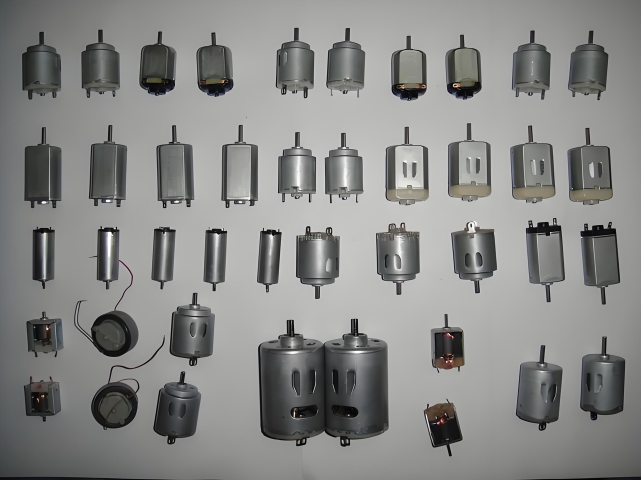
#> input picture motors.png, 1281 x 960 px (shown at 1/2 size)
$ python main.py
#> lines starting #> are read from the running program, lines starting #| are printed output that depends on the picture; after the words box and inside, x2 and y2 are one past the last pixel; in counts of white or black regions, pixels touching at a corner belong together
#> in count_motors_multi_template, target_img is the input picture: shape (960, 1281, 3); mean B, G, R 134.7, 136.2, 135.9
import cv2  # 导入OpenCV库，用于图像处理、模板匹配等核心操作
import numpy as np  # 导入numpy库，用于数组运算和数值处理
from glob import glob  # 导入glob模块，用于批量获取模板文件路径


def global_non_max_suppression(all_boxes, iou_threshold=0.15):
    """
    全局非极大值抑制（NMS）：去除所有匹配结果中的重复框，确保每个电机只被标注一次
    参数说明：
        all_boxes: 所有模板匹配到的原始框列表，格式为[[x1, y1, x2, y2], ...]
                   其中(x1,y1)是框的左上角坐标，(x2,y2)是右下角坐标
        iou_threshold: 交并比（IOU）阈值（范围0~1）
                       - 作用：判断两个框是否为重复框（重叠程度）
                       - 数值越小：去重越严格（即使轻微重叠也会被过滤）
                       - 默认0.15：适合电机排列较密集的场景
    返回值：
        去重后的框列表，格式与输入一致
    """
    # 若没有匹配框，直接返回空列表
    if len(all_boxes) == 0:
        return []

    # 将框列表转换为numpy数组，方便批量计算
    boxes = np.array(all_boxes, dtype=np.float32)
    # 提取所有框的坐标（x1左上角x，y1左上角y，x2右下角x，y2右下角y）
    x1 = boxes[:, 0]
    y1 = boxes[:, 1]
    x2 = boxes[:, 2]
    y2 = boxes[:, 3]

    # 计算每个框的面积（用于后续交并比计算）
    areas = (x2 - x1 + 1) * (y2 - y1 + 1)
    # 按框的右下角y坐标排序（用于迭代筛选，确保从下到上处理框）
    indices = np.argsort(y2)
    keep = []  # 存储最终保留的框的索引

    # 迭代筛选非重复框
    while len(indices) > 0:
        # 保留当前最底部的框（最后一个索引，视为可信度较高的框）
        last = len(indices) - 1
        i = indices[last]
        keep.append(i)

        # 计算当前框与其他所有框的交叠区域坐标
        xx1 = np.maximum(x1[i], x1[indices[:last]])  # 交叠区域左上角x
        yy1 = np.maximum(y1[i], y1[indices[:last]])  # 交叠区域左上角y
        xx2 = np.minimum(x2[i], x2[indices[:last]])  # 交叠区域右下角x
        yy2 = np.minimum(y2[i], y2[indices[:last]])  # 交叠区域右下角y

        # 计算交叠区域的宽和高（确保非负，避免无效值）
        w = np.maximum(0.0, xx2 - xx1 + 1)
        h = np.maximum(0.0, yy2 - yy1 + 1)
        inter = w * h  # 交叠区域的面积

        # 计算交并比（IOU）：交叠面积 / 并集面积（并集=两框面积和-交叠面积）
        iou = inter / (areas[i] + areas[indices[:last]] - inter)

        # 保留交并比小于阈值的框（移除与当前框重叠严重的框）
        indices = indices[:last][iou <= iou_threshold]

    # 将保留的框转换为整数坐标（图像坐标为整数）并返回
    return [boxes[i].astype(np.int32) for i in keep]


def match_template_single(target_img, template_path, threshold=0.75):
    """
    单模板多尺度匹配：用单个电机模板在目标图像中匹配同类电机，支持不同尺寸的电机
    参数说明：
        target_img: 目标图像（BGR格式，即原始彩色图）
        template_path: 单个电机模板的路径（需为.png格式灰度图，建议仅包含电机主体）
        threshold: 匹配阈值（范围0~1）
                   - 作用：筛选匹配度高的区域（得分≥阈值才视为有效匹配）
                   - 数值越大：匹配越严格（仅保留高度相似的区域，减少误检但可能漏检）
                   - 数值越小：匹配越宽松（保留更多潜在目标，可能增加误检）
    返回值：
        该模板匹配到的所有框列表，格式为[[x1, y1, x2, y2], ...]
    """
#> called with template_path = 'templates/img.png', threshold = 0.71
    # 读取模板图像（以灰度图方式，减少计算量并突出轮廓特征）
    template = cv2.imread(template_path, 0)  # 0表示强制转为灰度图
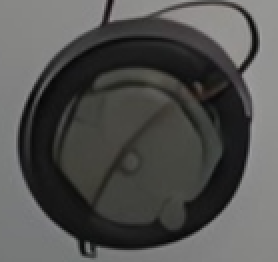
#> input picture templates/img.png, 139 x 131 px (shown 2 times larger)
#> template: shape (131, 139); min 5, max 161, mean 80.7
    if template is None:  # 若模板读取失败（路径错误或文件损坏），跳过该模板
        print(f"警告：模板 {template_path} 读取失败，已自动跳过")
        return []
    h, w = template.shape[:2]  # 获取模板的高度和宽度（用于计算匹配框尺寸）
#> h = 131; w = 139

    # 将目标图像转为灰度图（消除颜色干扰，加快匹配速度）
    target_gray = cv2.cvtColor(target_img, cv2.COLOR_BGR2GRAY)
    match_boxes = []  # 存储当前模板匹配到的所有框

    # 多尺度匹配：在不同缩放比例下搜索电机（处理电机大小差异）
    # np.linspace(0.8, 1.6, 16)：生成16个从0.8到1.6的缩放比例（覆盖电机可能的尺寸范围）
    # [::-1]：反转顺序，从大到小匹配（优先处理大尺寸，减少无效计算）
    for scale in np.linspace(0.8, 1.6, 16)[::-1]:
        # 按当前比例缩放目标图像（模拟模板放大/缩小，避免模板变形）
        resized = cv2.resize(
            target_gray,
            (int(target_gray.shape[1] * scale),  # 缩放后的图像宽度
             int(target_gray.shape[0] * scale))   # 缩放后的图像高度
        )
        # 计算缩放比例（用于将匹配结果还原到原始图像尺寸）
        r = target_gray.shape[1] / resized.shape[1]

        # 若缩放后的图像小于模板，停止该尺度匹配（避免无效计算）
        if resized.shape[0] < h or resized.shape[1] < w:
            break

        # 模板匹配：使用归一化相关系数法（TM_CCOEFF_NORMED）
        # 特点：对亮度变化有一定鲁棒性，匹配得分范围为0~1（1表示完全匹配）
        result = cv2.matchTemplate(resized, template, cv2.TM_CCOEFF_NORMED)
        # 提取匹配得分≥阈值的位置（满足条件的潜在电机区域）
        loc = np.where(result >= threshold)

        # 遍历所有符合条件的匹配位置，计算并记录匹配框（还原到原图尺寸）
        for pt in zip(*loc[::-1]):  # pt为缩放后图像中的匹配框左上角坐标
            x1 = int(pt[0] * r)  # 转换为原始图像的左上角x坐标
            y1 = int(pt[1] * r)  # 转换为原始图像的左上角y坐标
            x2 = int(x1 + w * r)  # 转换为原始图像的右下角x坐标（模板宽度×缩放比例）
            y2 = int(y1 + h * r)  # 转换为原始图像的右下角y坐标（模板高度×缩放比例）
            match_boxes.append([x1, y1, x2, y2])  # 保存当前匹配框
#> this loop made 16 passes
#> loc on passes 1 to 12: (empty array, empty array), (empty array, empty array), (empty array, empty array), (empty array, empty array), (empty array, empty array), 261 positions, rows 816 to 1021, columns 229 to 245, 340 positions, rows 779 to 978, columns 217 to 232, 349 positions, rows 743 to 935, columns 204 to 220, 285 positions, rows 708 to 891, columns 194 to 207, 60 positions, rows 834 to 843, columns 183 to 193, (empty array, empty array), (empty array, empty array)
#> pass 1, in match_template_single, `result = cv2.matchTemplate(resized, template, cv2.TM_CCOEFF_NORMED)`:
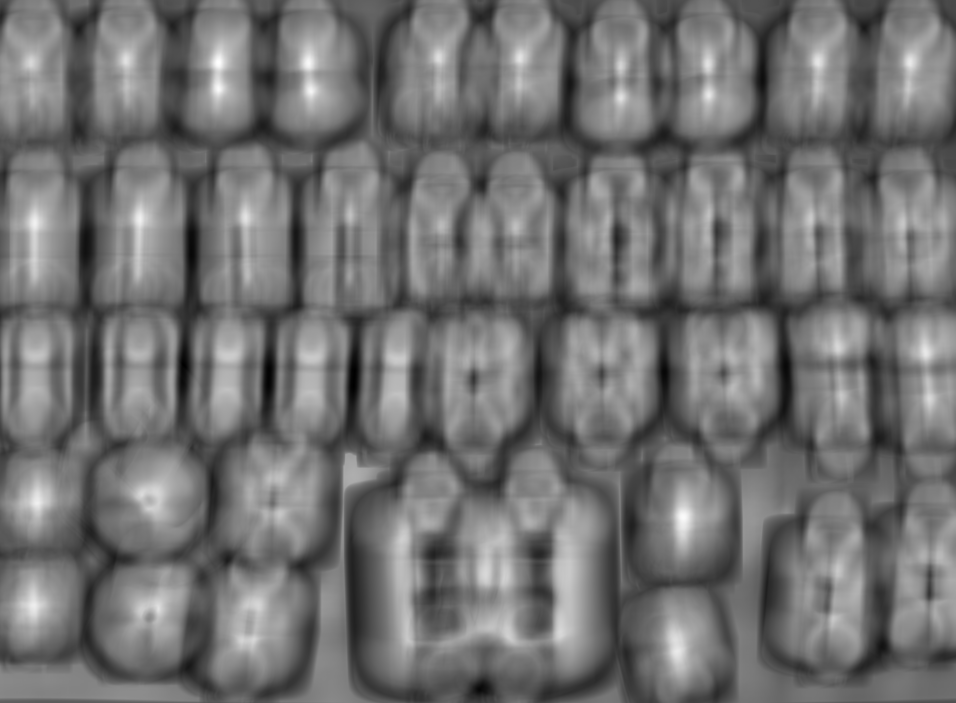
#> result: shape (1406, 1911) float32 (shown at 1/2 size); min -0.551, max 0.659, mean -0.0123; drawn with min black and max white
#> after the loop:
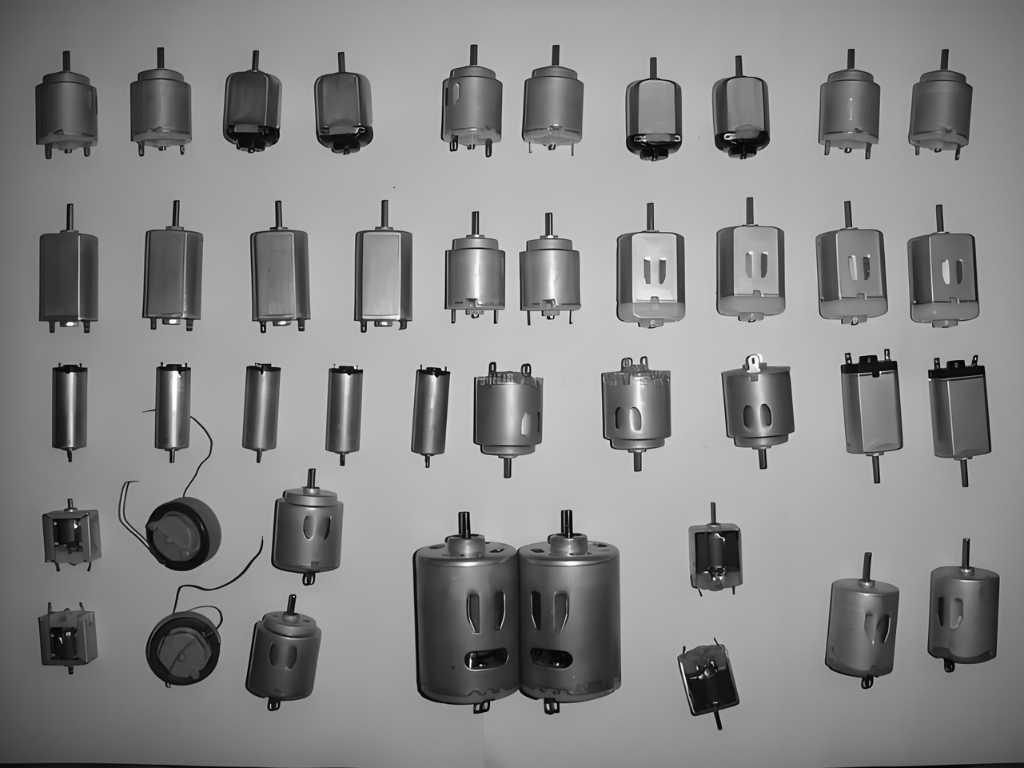
#> resized: shape (768, 1024); min 0, max 255, mean 136
#> after the loop, match_boxes = 1295 items, first 6: [175, 612, 279, 710], [176, 612, 280, 710], [177, 612, 281, 710], [174, 612, 278, 710], [174, 612, 278, 710], [175, 612, 279, 710]

    return match_boxes  # 返回该模板匹配到的所有框


def count_motors_multi_template(target_path, template_dir):
    """
    多模板匹配计数主函数：整合所有模板的匹配结果，去重后统计电机数量并标注
    参数说明：
        target_path: 目标图像路径（包含多个电机的原始图像，如"motors.png"）
        template_dir: 模板文件夹路径（存放所有电机模板的文件夹，如"templates"）
    返回值：
        电机数量（整数），标注后的结果图像（BGR格式）
    """
    # 读取目标图像（BGR格式，用于后续标注结果）
    target_img = cv2.imread(target_path)
    if target_img is None:  # 若目标图像读取失败，返回0和空
        print(f"错误：目标图像 {target_path} 读取失败，请检查路径是否正确")
        return 0, target_img

    # 1. 收集所有模板的匹配框（未去重）
    all_raw_boxes = []  # 存储所有模板匹配到的原始框（可能存在重复）
    # 获取模板文件夹中所有.png格式的模板路径
    template_paths = glob(f"{template_dir}/*.png")
    if not template_paths:  # 若模板文件夹为空，返回0和原图
        print(f"警告：模板文件夹 {template_dir} 中未找到.png格式的模板文件")
        return 0, target_img

    # 遍历每个模板，调用单模板匹配函数，汇总所有匹配框
    for template_path in template_paths:
        # 调用单模板匹配（当前阈值0.7：中等严格度，平衡检出率和误检率）
        boxes = match_template_single(target_img, template_path, threshold=0.71)
#> boxes has the same summary as match_boxes in match_template_single
        all_raw_boxes.extend(boxes)  # 将当前模板的匹配框添加到总列表
#> pass 2 of the loop in count_motors_multi_template, `for template_path in template_paths:`:
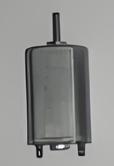
#> input picture templates/motor_template1.png, 114 x 166 px
#> template: shape (166, 114)
#> the loop in match_template_single (call 2), `for scale in np.linspace(0.8, 1.6, 16)[::-1]:` made 16 passes
#> pass 1, in match_template_single (call 2), `result = cv2.matchTemplate(resized, template, cv2.TM_CCOEFF_NORMED)`:
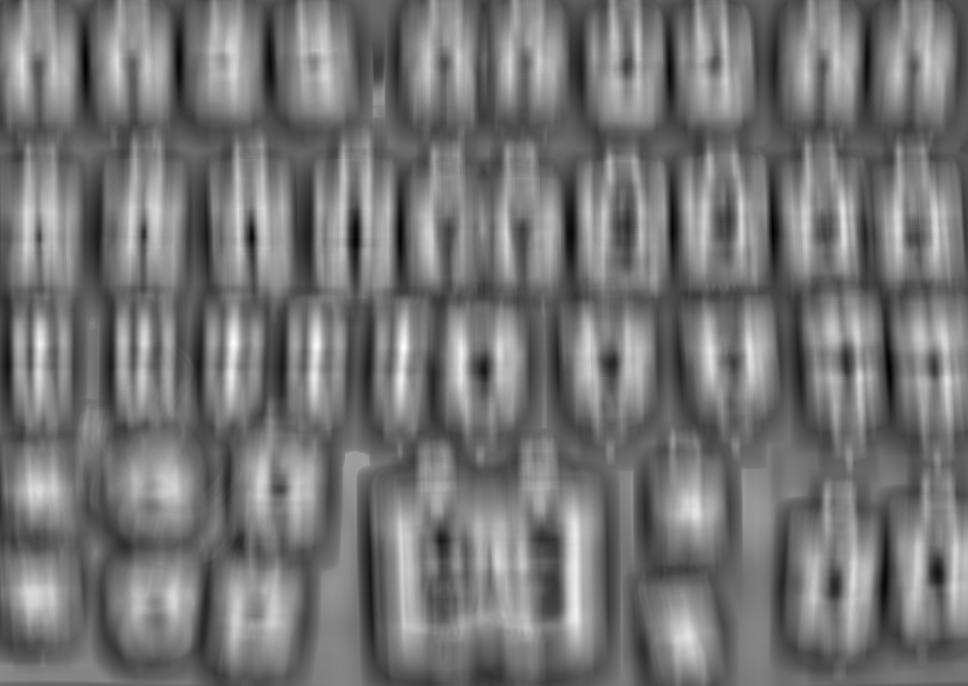
#> result: shape (1371, 1936) float32 (shown at 1/2 size); min -0.549, max 0.629, mean -0.0091; drawn with min black and max white
#> pass 3, in match_template_single (call 2), `result = cv2.matchTemplate(resized, template, cv2.TM_CCOEFF_NORMED)`:
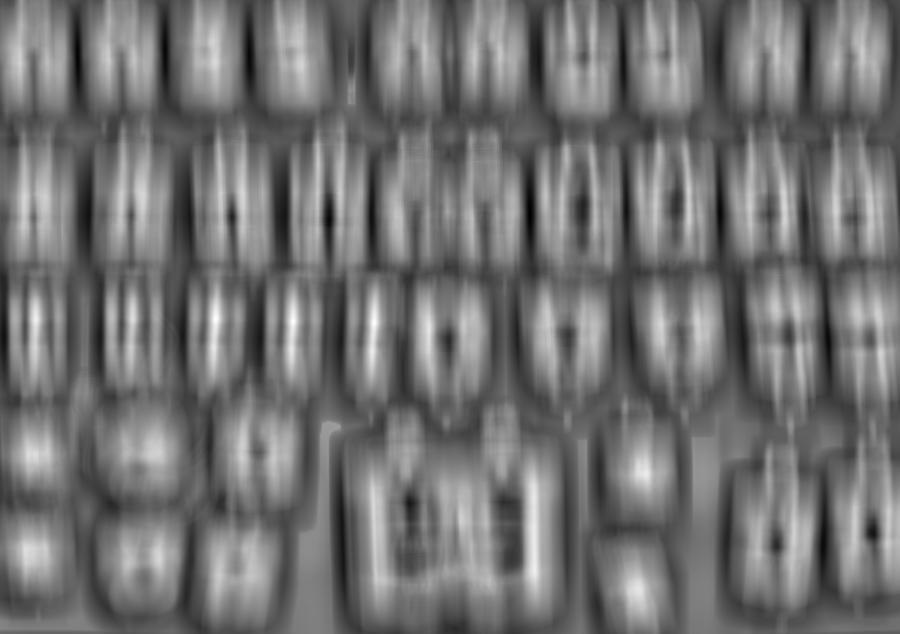
#> result: shape (1268, 1799) float32 (shown at 1/2 size); min -0.528, max 0.639, mean -0.0069; drawn with min black and max white
#> after the loop in match_template_single (call 2), `for scale in np.linspace(0.8, 1.6, 16)[::-1]:`: match_boxes = 723 items, first 6: [290, 236, 408, 409], [290, 237, 408, 410], [291, 237, 409, 410], [289, 238, 407, 411], [290, 238, 408, 411], [291, 238, 409, 411]
#> boxes has the same summary as match_boxes in match_template_single
#> pass 3 of the loop in count_motors_multi_template, `for template_path in template_paths:`:
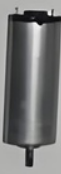
#> input picture templates/motor_template10.png, 61 x 174 px
#> template: shape (174, 61)
#> the loop in match_template_single (call 3), `for scale in np.linspace(0.8, 1.6, 16)[::-1]:` made 16 passes
#> loc on passes 1 to 8: (empty array, empty array), (empty array, empty array), (empty array, empty array), (empty array, empty array), 43 positions, rows 619 to 627, columns 87 to 717, 215 positions, rows 592 to 608, columns 82 to 689, 316 positions, rows 565 to 584, columns 76 to 660, 320 positions, rows 539 to 558, columns 72 to 631
#> pass 1, in match_template_single (call 3), `result = cv2.matchTemplate(resized, template, cv2.TM_CCOEFF_NORMED)`:
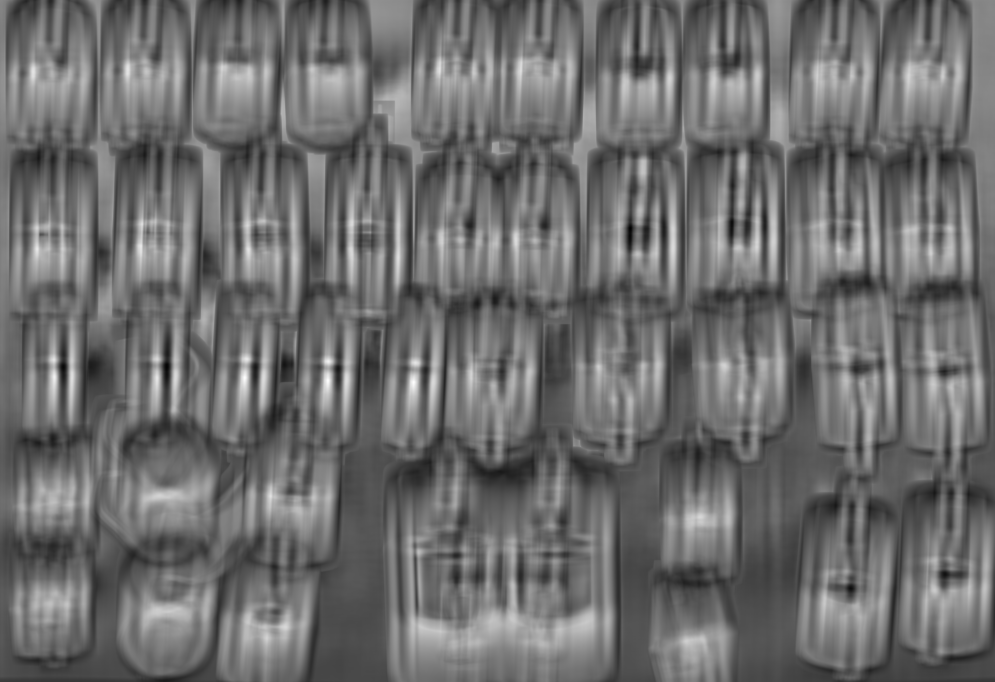
#> result: shape (1363, 1989) float32 (shown at 1/2 size); min -0.487, max 0.594, mean -0.0228; drawn with min black and max white
#> pass 3, in match_template_single (call 3), `result = cv2.matchTemplate(resized, template, cv2.TM_CCOEFF_NORMED)`:
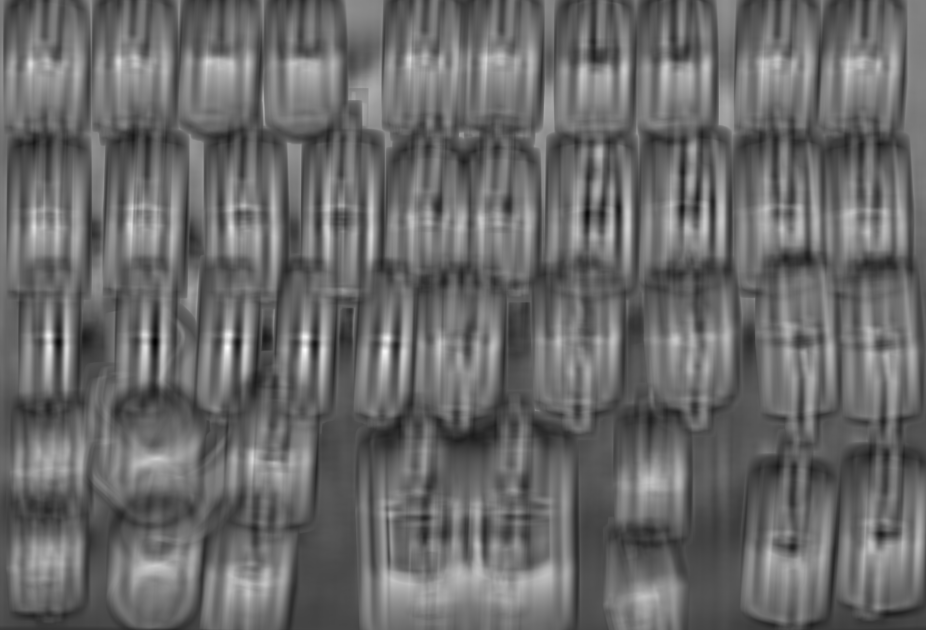
#> result: shape (1260, 1852) float32 (shown at 1/2 size); min -0.495, max 0.643, mean -0.0211; drawn with min black and max white
#> after the loop in match_template_single (call 3), `for scale in np.linspace(0.8, 1.6, 16)[::-1]:`: match_boxes = 1240 items, first 6: [302, 446, 345, 571], [303, 446, 346, 571], [302, 447, 345, 572], [302, 447, 345, 572], [303, 447, 346, 572], [304, 447, 347, 572]
#> boxes has the same summary as match_boxes in match_template_single

    # 2. 全局非极大值抑制（去重所有重复框）
    # iou_threshold=0.15：严格去重，避免同一电机被多个框标注
    final_boxes = global_non_max_suppression(all_raw_boxes, iou_threshold=0.15)
#> in global_non_max_suppression, `x1 = boxes[:, 0]`: x1 = 3258 values, max 517 at index 2060, min 15 at index 1783, mean 227.9
#> in global_non_max_suppression, `y1 = boxes[:, 1]`: y1 = 3258 values, max 765 at index 249, min 217 at index 1699, mean 498.8
#> in global_non_max_suppression, `x2 = boxes[:, 2]`: x2 = 3258 values, max 564 at index 3096, min 105 at index 2031, mean 319
#> in global_non_max_suppression, `y2 = boxes[:, 3]`: y2 = 3258 values, max 870 at index 1232, min 408 at index 1434, mean 635.1
#> in global_non_max_suppression, `areas = (x2 - x1 + 1) * (y2 - y1 + 1)`: areas = 3258 values, max 29744 at index 1951, min 5544 at index 2018, mean 12795.4
#> in global_non_max_suppression, `indices = np.argsort(y2)`: indices = 3258 values, max 3257 at index 1961, min 0 at index 1963, mean 1628.5
#> the loop in global_non_max_suppression, `while len(indices) > 0:` made 11 passes
#> (last, i) on passes 1 to 11: (3257, 1234), (2515, 1062), (1962, 3256), (1736, 3248), (1415, 3232), (1218, 3233), (1024, 3224), (722, 1950), (367, 1940), (139, 1900), (116, 1892)
#> after the loop in global_non_max_suppression, `while len(indices) > 0:`: indices = empty array; keep = [1234, 1062, 3256, 3248, 3232, 3233, 3224, 1950, 1940, 1900, 1892]
#> final_boxes = [[171, 759, 289, 870], [168, 613, 286, 724], [510, 450, 564, 605], [402, 448, 456, 603], [58, 446, 112, 601], [186, 446, 240, 601], [297, 445, 351, 600], [283, 248, 416, 442], [18, 243, 151, 437], [412, 237, 545, 431], [146, 237, 279, 431]]

    # 3. 绘制结果并计数
    result_img = target_img.copy()  # 复制原图用于标注（避免修改原始图像）
    # 遍历去重后的框，绘制绿色边框（绿色：(0,255,0)，线宽2）
    for (x1, y1, x2, y2) in final_boxes:
        cv2.rectangle(result_img, (x1, y1), (x2, y2), (0, 255, 0), 2)
#> this loop made 11 passes
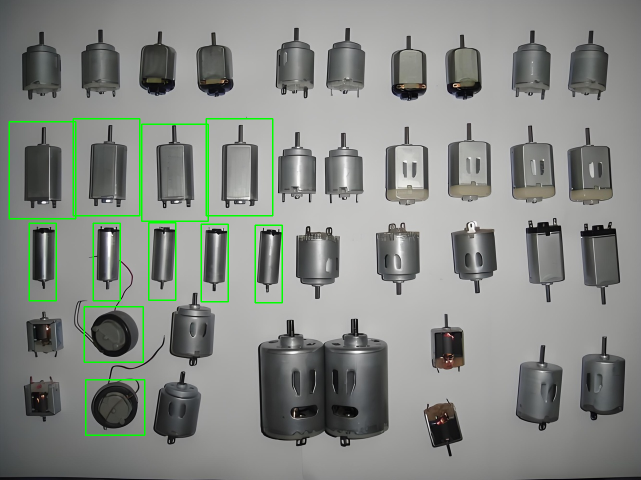
#> result_img: shape (960, 1281, 3) (shown at 1/2 size); 1.36% of pixels changed, all inside (x1, y1, x2, y2) = (17, 236, 566, 872)
    # 在图像左上角添加计数文本（红色：(0,0,255)，字体大小1，线宽2）
    cv2.putText(result_img, f"Motor Count: {len(final_boxes)}",
                (50, 50),  # 文本左上角坐标（距离图像左上角50像素）
                cv2.FONT_HERSHEY_SIMPLEX,  # 字体类型
                1,  # 字体大小
                (0, 0, 255),  # 文本颜色（BGR格式，红色）
                2  # 文本线条厚度
                )
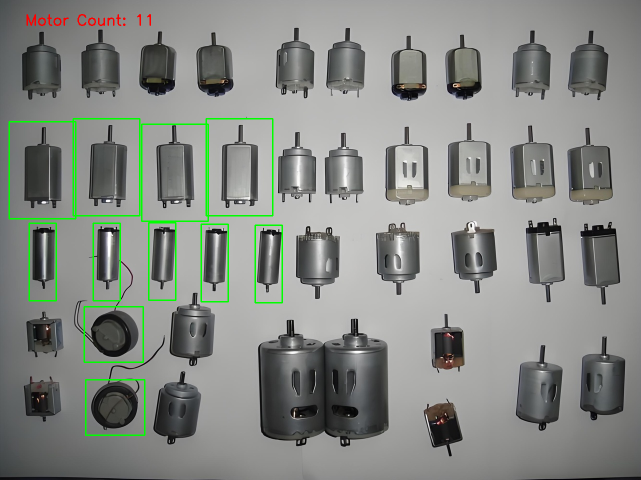
#> result_img: shape (960, 1281, 3) (shown at 1/2 size); 0.12% of pixels changed, all inside (x1, y1, x2, y2) = (53, 28, 302, 52)

    return len(final_boxes), result_img  # 返回最终电机数量和标注图


# ------------------- 程序运行入口 -------------------
if __name__ == "__main__":
    # 目标图像路径（需替换为你的图像实际路径）
    target_path = "motors.png"
    # 模板文件夹路径（需替换为你的模板文件夹实际路径）
    template_dir = "templates"

    # 调用多模板匹配计数函数，获取电机数量和结果图
    motor_count, result_img = count_motors_multi_template(target_path, template_dir)
#> motor_count = 11

    # 保存结果图到当前目录（文件名为result.jpg）
    cv2.imwrite("result.jpg", result_img)
    # 显示结果图（窗口标题为"Result"）
    cv2.imshow("Result", result_img)
    cv2.waitKey(0)  # 等待用户按下任意键（按ESC或关闭窗口可退出）
    cv2.destroyAllWindows()  # 关闭所有OpenCV窗口

    # 打印最终的电机数量
    print(f"去重后电机数量：{motor_count}")
#| 去重后电机数量：11
